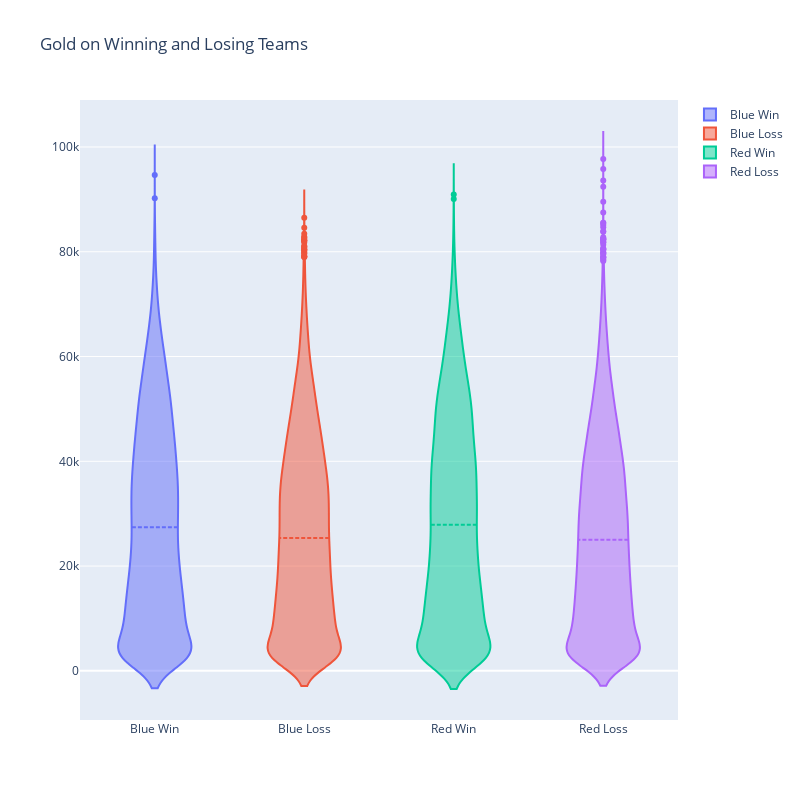

The cell this chart's notebook holds for it:
### Code cell
fig = go.Figure(data=[
    go.Violin(name='Blue Win', y=blue_win['blue_gold'], meanline_visible=True),
    go.Violin(name='Blue Loss', y=red_win['blue_gold'], meanline_visible=True),
    go.Violin(name='Red Win', y=red_win['red_gold'], meanline_visible=True),
    go.Violin(name='Red Loss', y=blue_win['red_gold'], meanline_visible=True),
])

fig.update_layout(
    title='Gold on Winning and Losing Teams',
    height=800,
    width=800,
)

iplot(fig)

### Figure 1 — Plotly figure (JSON) as saved in the notebook; plotly's stock layout.template omitted (floating-point values rounded to 4 significant figures; data arrays with more than 128 entries replaced by an {"elided": "..."} marker saying what was removed)
{"data": [{"meanline": {"visible": true}, "name": "Blue Win", "type": "violin", "y": {"elided": "15308 int values"}}, {"meanline": {"visible": true}, "name": "Blue Loss", "type": "violin", "y": {"elided": "14703 int values"}}, {"meanline": {"visible": true}, "name": "Red Win", "type": "violin", "y": {"elided": "14703 int values"}}, {"meanline": {"visible": true}, "name": "Red Loss", "type": "violin", "y": {"elided": "15308 int values"}}], "layout": {"height": 800, "title": {"text": "Gold on Winning and Losing Teams"}, "width": 800}}
